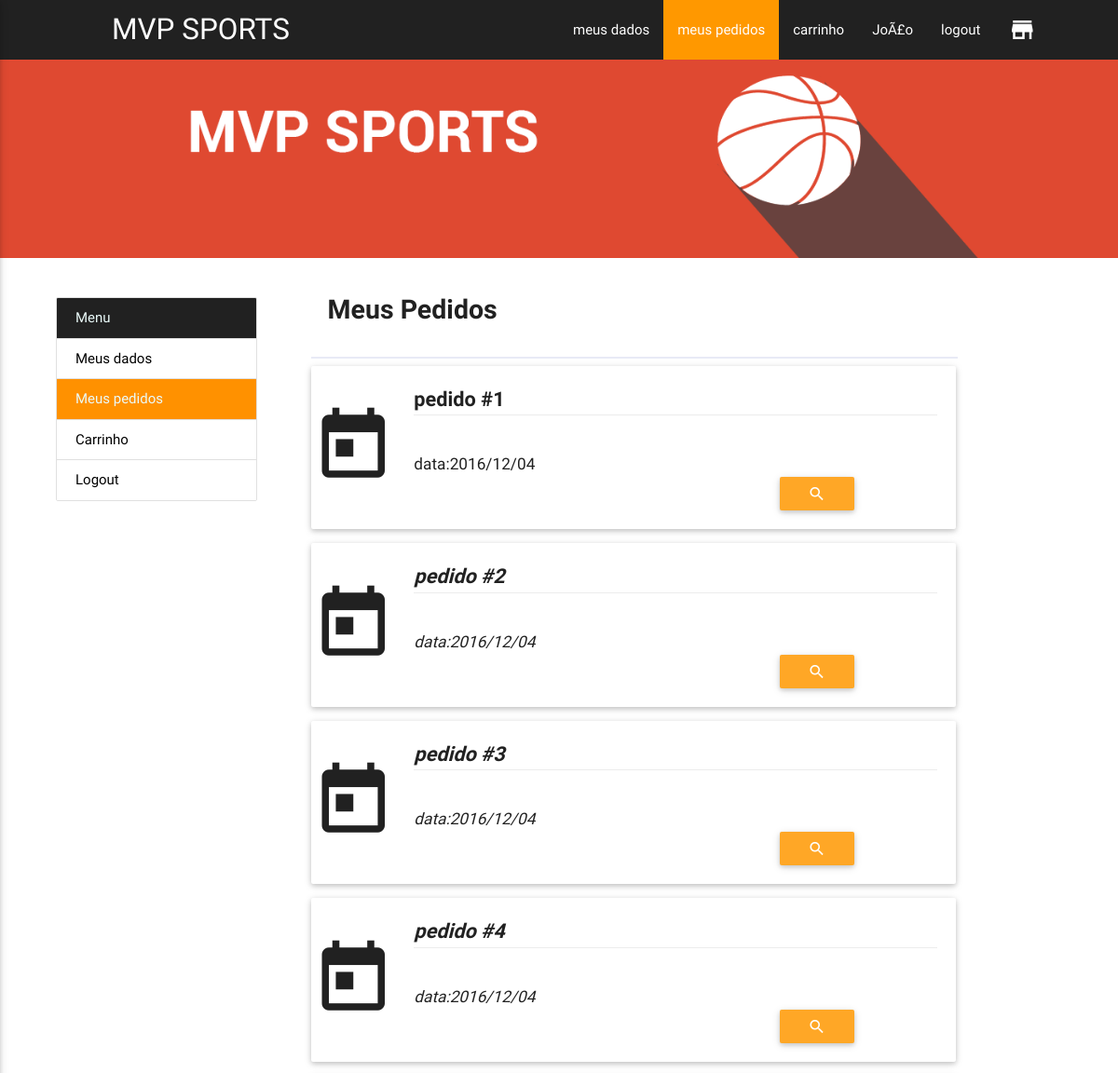
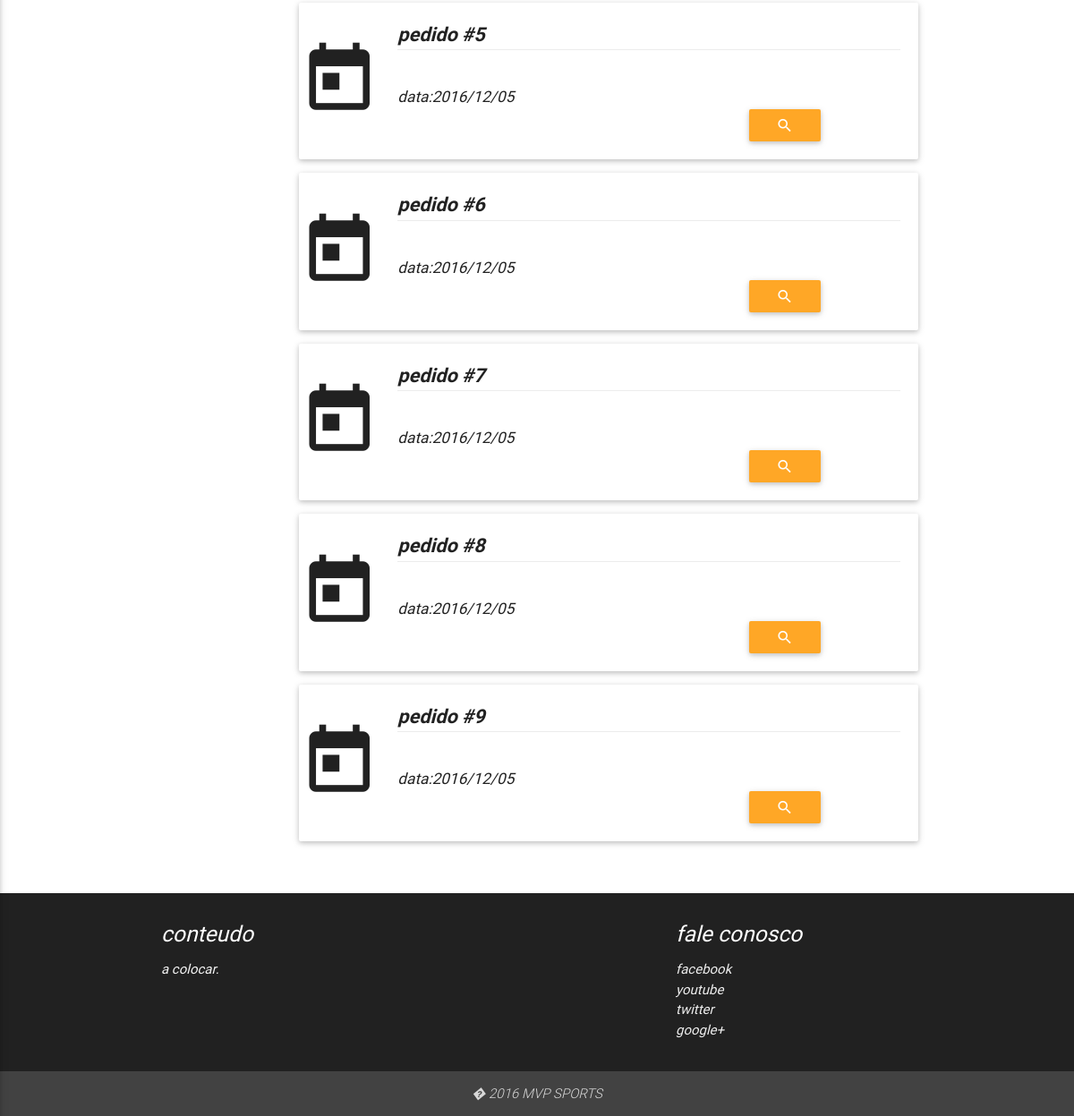
/clientes/pedidos.php (signed in), run on the app's committed database (2 pictures, top to bottom).
### tables this page shows
CREATE TABLE `pedido` (
  `idusuario` int(11) NOT NULL,
  `data` date NOT NULL,
  `idpedido` int(11) NOT NULL
);

### model/DAO/Crud.php (called while the page is built, shortened)
<?php
class Crud {
    public function gerarFindEquals($tabelas,$joinsA, $joinsB, $identificadores, $valorId){
        try {
            $pdo = Conexao::getInstance();
            $sql = "SELECT * FROM ";
            $numeroTabelas = count($tabelas);
            for($h = 0;$h < $numeroTabelas; $h++){
                if($h != $numeroTabelas-1){
                    if($h %2 == 0 && $h < 2){
                        $sql = $sql . $tabelas[$h];
                    }
                    $sql = $sql . " INNER JOIN " . $tabelas[$h+1];
                    $sql = $sql . " ON(".$joinsA[$h] ."=".$joinsB[$h].") ";
                }
            }
            $sql = $sql . " WHERE ";
            $numeroIdentificadores = count($identificadores);
            for ($i = 0; $i < $numeroIdentificadores; $i++) {
                if ($i == $numeroIdentificadores - 1) {
                    $sql = $sql . "$identificadores[$i] = ?";
                } else {
                    $sql = $sql . "$identificadores[$i] = ? AND ";
                }
            }
            $stmt = $pdo->prepare($sql);
            for($b = 0;$b < $numeroIdentificadores;$b++){
                $stmt->bindValue($b+1, $valorId[$b]);
            }
            $stmt->execute();
            $Entidades = array();
            while ($Entidade = $stmt->fetchObject(__CLASS__)){
                $Entidades[] = $Entidade;
            }
            return $Entidades;
        } catch (PDOExceptionException $ex) {
            echo "".$ex;
        }
    }
}

### model/DAO/classePedidoDAO.php (called while the page is built, shortened)
<?php
require_once 'Crud.php';
class classePedidoDAO extends Crud {
    public function pesquisarPedidoPorIdUsuario($idusuario){
        $tabelas = array('pedido p','cliente c');
        $joinsA = array('p.idusuario');
        $joinsB = array('c.idcliente');
        $identificadores  = array('p.idusuario');
        $valorId = array($idusuario);
        return parent::gerarFindEquals($tabelas, $joinsA, $joinsB, $identificadores, $valorId);
    }
}

### clientes/pedidos.php (the view, shortened to what this page needs)
<?php
if (isset($_SESSION['UsuarioLogado'])&& ($_SESSION['PerfilUsuarioLogado']==1)) {
    $nomeUsuarioLogado = $_SESSION['NomeUsuarioLogado'];
}
?>
<!DOCTYPE html>
<html lang="en">
    <head>
        <link type="text/css" rel="stylesheet" href="../css/materialize.min.css"  media="screen,projection"/>
        <link type="text/css" rel="stylesheet" href="../css/custom.css"  media="screen"/>
    </head>
    <body >
        <nav>
            <div class="nav-wrapper grey darken-4">
                <a href="../index.php" class="brand-logo">MVP SPORTS</a>
                <ul class="brand-logo1">
                    <li><a href="../pagecliente.php">meus dados</a></li>
                    <li class="orange"><a href="pedidos.php">meus pedidos</a></li>
                    <li><a href="carrinho.php">carrinho</a></li>
                    <li><a href=""><?php echo $nomeUsuarioLogado; ?></a></li>
                    <li><a href="../control/controladorLogin.php?logout=true">logout</a></li>
                    <li><a href="../index.php"><i class="large material-icons">store</i></a></li>
                </ul>
            </div>
        </nav>
        <section>
            <article>
                <div class="banner">
                    <a href="../index.php"><img src="../bnr.png" style="width: 100%; heightcursor:pointer"></a>
                </div>
                <section>
                    <div clas="container">
                        <article>
                            <div class="ctr">
                                <div class="painel">
                                    <div class="collection  ">
                                        <a href="#!" class="collection-item active grey darken-4"> Menu</a>
                                        <a href="../pagecliente.php" class="collection-item black-text "> Meus dados</a>
                                        <a href="" class="collection-item active orange accent-3"> Meus pedidos</a>
                                        <a href="carrinho.php" class="collection-item black-text"> Carrinho</a>
                                        <a href="../control/controladorLogin.php?logout=true" class="collection-item black-text"> Logout</a>
                                    </div>
                                </div>
                                <div class="conteudo ">
                                    <p class="t1">Meus Pedidos</p>
                                    <hr color='#e8eaf6'>
                                        <?php
                                        require_once '../model/DAO/classePedidoDAO.php';
                                        $pedidoDAO = new classePedidoDAO();
                                        $idusuario = $_SESSION['IdUsuarioLogado'];
                                        $pedidos = $pedidoDAO->pesquisarPedidoPorIdUsuario($idusuario);
                                        $i = 0;
                                        foreach ($pedidos as $pedido) {
                                            $dataF = explode('-', $pedido->data);
                                            $data = $dataF[0] . '/' . $dataF[1] . '/' . $dataF[2];
                                            ?>
                                    <div class="col pedidos">
                                            <div class="card horizontal ">
                                                <div class="card-image it1">
                                                    <i class="large material-icons">today</i>
                                                </div>
                                                <div class="card-stacked">
                                                    <div class="card-content">
                                                        <p class="t2">pedido #<?php $i++;echo $i; ?></p>
                                                        <div class="card-action"></div>
                                                        <p class="t3"> data:<time><?php echo $data; ?></time><a class="waves-effect waves-light btn btn tooltipped modal-trigger it2  orange lighten-1" href="#modal_<?php echo $pedido->idpedido; ?>" data-position="top" data-delay="50" data-tooltip="visualizar pedido"><i class=" material-icons">search</i></a></p>
                                                    </div>
                                                </div>
                                                <div id="modal_<?php echo $pedido->idpedido; ?>" class="modal">
                                                    <div class="modal-content ">
                                                        <div class="info">
                                                            <form class="col s12">
                                                                <div class="row">
                                                                    <div class="input-field col s12">
                                                                        <i class="mate<?php echo $data; ?>" id="icon_prefix" type="text" class="validate">
                                                                    </div>
                                                                </div>
                                                            </form>
                                                        </div>
                                                    </div>
                                                </div>
                                            </div>
                                    </div>
                                    <?php } ?>
                                </div>
                        </article>
                    </div>
                </section>
            </article>
        </section>
        <br>
        <footer class="page-footer grey darken-4">
            <div class="container ">
                <div class="row">
                    <div class="col l6 s12">
                        <h5 class="white-text">conteudo</h5>
                        <p class="grey-text text-lighten-4">a colocar.</p>
                    </div>
                    <div class="col l4 offset-l2 s12">
                        <h5 class="white-text">fale conosco</h5>
                        <ul>
                            <li><a class="grey-text text-lighten-3" href="#!">facebook</a></li>
                            <li><a class="grey-text text-lighten-3" href="#!">youtube</a></li>
                            <li><a class="grey-text text-lighten-3" href="#!">twitter</a></li>
                            <li><a class="grey-text text-lighten-3" href="#!">google+</a></li>
                        </ul>
                    </div>
                </div>
            </div>
            <div class="footer-copyright center grey darken-3">
                <div class="container">
                    � 2016 MVP SPORTS
                </div>
            </div>
        </footer>
    </body>
</html>

### clientes/pedidos.php (style rules this page uses)
html { font-family: Roboto,GillSans, Calibri, Trebuchet, sans-serif; }
hr { width: 80%; }
p { font-family: Roboto; }
.brand-logo { margin-left: 10%; }
.brand-logo1 { margin-left: 50% }
.painel { width: 20%; float: left; }
.ctr { width: 90%; margin-left: 5%; }
.conteudo { width:80%; margin-left: 15%; }
.pedidos { width: 80%; margin-left: 13%; }
.it1 { margin-top: 6%; }
.it2 { margin-left: 70%; }
.t1 { font-weight: bold; font-size: 190%; margin-left: 15%; }
.t2 { font-weight: bold; font-size: 145%; margin-left: 15%; }
.t3 { font-weight: regular; font-size: 115%; margin-left: 15%; }

### data on the page
pedido: data "2016/12/04"
pedido: data "2016/12/04"
pedido: data "2016/12/04"
pedido: data "2016/12/04"
pedido: data "2016/12/05"
pedido: data "2016/12/05"
pedido: data "2016/12/05"
pedido: data "2016/12/05"
pedido: data "2016/12/05"

### other printed values
$nomeUsuarioLogado "JoÃ£o"
